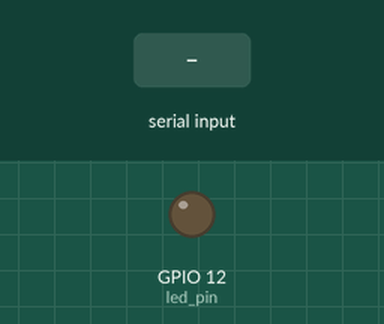
Bench run of a sketch on a simulated ESP32. On the bench: output pins drawn as LEDs (lit = HIGH). Inputs (shaded band) come from the test bench. What the sketch prints to the serial monitor is not drawn.

Above: at 3.8 s.
3.9 s: byte 30 received over Serial
At 5.1 s:
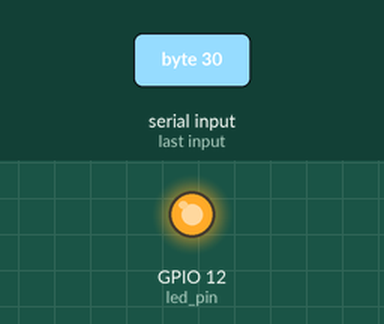
6.9 s: byte 90 received over Serial
At 10.1 s:
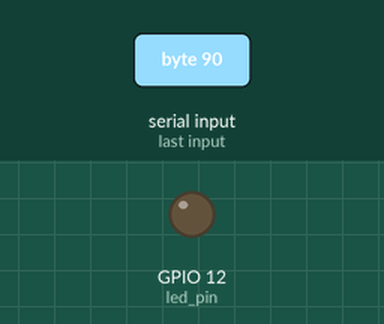
Timing chart, 0 to 11.6 s (numbered marks = the images above; inputs shaded):
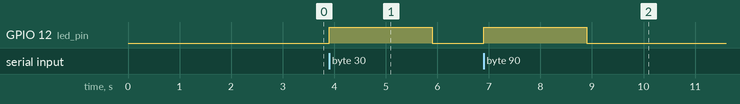

Measured:
- after the input at 3.9 s, GPIO 12 (led_pin): LOW → HIGH at once, → LOW 2.0 s later
- after the input at 6.9 s, GPIO 12 (led_pin): LOW → HIGH at once, → LOW 2.0 s later

The sketch:

Software_Timer.ino
```cpp
// Use only core 1 for demo purposes
#if CONFIG_FREERTOS_UNICORE
  static const BaseType_t app_cpu = 0;
#else
  static const BaseType_t app_cpu = 1;
#endif

static const TickType_t dim_delay = 2000 / portTICK_PERIOD_MS;
static const int led_pin = 12;

static TimerHandle_t one_shot_timer = NULL;

//*****************************************************************************
// Callbacks

// Turn off LED when timer expires
void autoDimmerCallback(TimerHandle_t xTimer) {
  digitalWrite(led_pin, LOW);
}

//*****************************************************************************
// Tasks

// Echo things back to serial port, turn on LED when while entering input
void doCLI(void *parameters) {

  char c;

  pinMode(led_pin, OUTPUT);

  while (1) {

    // See if there are things in the input serial buffer
    if (Serial.available() > 0) {
      c = Serial.read();
      Serial.print(c);
      digitalWrite(led_pin, HIGH);

      // Start timer (if timer is already running, this will act as
      // xTimerReset() instead)
      xTimerStart(one_shot_timer, portMAX_DELAY);
    }
  }
}

//*****************************************************************************//

void setup() {

  // Configure Serial
  Serial.begin(9600);

  // Wait a moment to start (so we don't miss Serial output)
  vTaskDelay(3000 / portTICK_PERIOD_MS);
  Serial.println();
  Serial.println("1626489  Software Timer");

  // Create a one-shot timer
  one_shot_timer = xTimerCreate("One-shot timer", dim_delay, pdFALSE,(void *)0, autoDimmerCallback);

  // Start command line interface (CLI) task
  xTaskCreatePinnedToCore(doCLI, "Do CLI", 1024, NULL,1, NULL, app_cpu);

  // Delete "setup and loop" task
  vTaskDelete(NULL);
}
//************************************************************************************************
void loop() {

}
```
